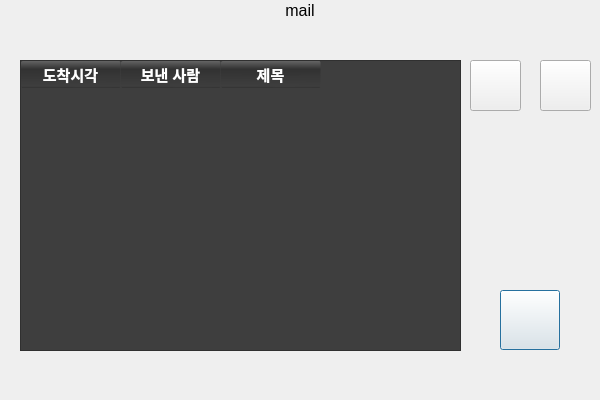
<?xml version="1.0" encoding="UTF-8"?>
<ui version="4.0">
 <class>Dialog_emailList</class>
 <widget class="QDialog" name="Dialog_emailList">
  <property name="geometry">
   <rect>
    <x>0</x>
    <y>0</y>
    <width>600</width>
    <height>400</height>
   </rect>
  </property>
  <property name="windowTitle">
   <string>Dialog</string>
  </property>
  <widget class="QTableWidget" name="tableWidget">
   <property name="enabled">
    <bool>false</bool>
   </property>
   <property name="geometry">
    <rect>
     <x>20</x>
     <y>60</y>
     <width>441</width>
     <height>291</height>
    </rect>
   </property>
   <property name="font">
    <font>
     <weight>75</weight>
     <italic>false</italic>
     <bold>true</bold>
    </font>
   </property>
   <property name="styleSheet">
    <string notr="true">QTableWidget{
color:white;
font:bold;
background-color:#3e3e3e;
}
QTableWidget QHeaderView { background-color: #00000000;
color: white;}
QTableWidget QHeaderView::section { background-color:qlineargradient(spread:reflect, x1:1, y1:0, x2:0.995, y2:1, stop:0 rgba(100,100, 100, 255), stop:0.305419 rgba(50, 50, 50, 255), stop:0.935961 rgba(10, 11, 18, 0), stop:1 rgba(50, 50, 50, 255)); border-radius:2px;}
QTableWidget QHeaderView::section:checked { background-color: #FFC000; color: #000000;}
QHeaderView::section:horizontal { border-right: 1px solid #00000000; }
QHeaderView::section:vertical { border-bottom: 1px solid #AAAAAA; }</string>
   </property>
   <property name="showGrid">
    <bool>true</bool>
   </property>
   <property name="wordWrap">
    <bool>true</bool>
   </property>
   <property name="rowCount">
    <number>0</number>
   </property>
   <property name="columnCount">
    <number>3</number>
   </property>
   <attribute name="horizontalHeaderVisible">
    <bool>true</bool>
   </attribute>
   <attribute name="horizontalHeaderStretchLastSection">
    <bool>false</bool>
   </attribute>
   <attribute name="verticalHeaderVisible">
    <bool>false</bool>
   </attribute>
   <attribute name="verticalHeaderShowSortIndicator" stdset="0">
    <bool>false</bool>
   </attribute>
   <attribute name="verticalHeaderStretchLastSection">
    <bool>false</bool>
   </attribute>
   <column>
    <property name="text">
     <string>도착시각</string>
    </property>
    <property name="font">
     <font>
      <pointsize>11</pointsize>
      <weight>75</weight>
      <bold>true</bold>
     </font>
    </property>
   </column>
   <column>
    <property name="text">
     <string>보낸 사람</string>
    </property>
    <property name="font">
     <font>
      <pointsize>11</pointsize>
      <weight>75</weight>
      <bold>true</bold>
     </font>
    </property>
   </column>
   <column>
    <property name="text">
     <string>제목</string>
    </property>
    <property name="font">
     <font>
      <pointsize>11</pointsize>
      <weight>75</weight>
      <bold>true</bold>
     </font>
    </property>
   </column>
  </widget>
  <widget class="QPushButton" name="btn_back">
   <property name="geometry">
    <rect>
     <x>500</x>
     <y>290</y>
     <width>60</width>
     <height>60</height>
    </rect>
   </property>
   <property name="font">
    <font>
     <pointsize>15</pointsize>
     <weight>75</weight>
     <bold>true</bold>
    </font>
   </property>
   <property name="text">
    <string/>
   </property>
   <property name="shortcut">
    <string>Q</string>
   </property>
  </widget>
  <widget class="QLabel" name="label_bar">
   <property name="geometry">
    <rect>
     <x>0</x>
     <y>0</y>
     <width>600</width>
     <height>21</height>
    </rect>
   </property>
   <property name="font">
    <font>
     <family>Arial</family>
     <pointsize>12</pointsize>
     <weight>50</weight>
     <bold>false</bold>
    </font>
   </property>
   <property name="text">
    <string>mail</string>
   </property>
   <property name="textFormat">
    <enum>Qt::PlainText</enum>
   </property>
   <property name="alignment">
    <set>Qt::AlignCenter</set>
   </property>
  </widget>
  <widget class="QPushButton" name="btn_next_page">
   <property name="geometry">
    <rect>
     <x>540</x>
     <y>60</y>
     <width>51</width>
     <height>51</height>
    </rect>
   </property>
   <property name="styleSheet">
    <string notr="true"/>
   </property>
   <property name="text">
    <string/>
   </property>
   <property name="shortcut">
    <string>N</string>
   </property>
  </widget>
  <widget class="QPushButton" name="btn_prev_page">
   <property name="geometry">
    <rect>
     <x>470</x>
     <y>60</y>
     <width>51</width>
     <height>51</height>
    </rect>
   </property>
   <property name="styleSheet">
    <string notr="true"/>
   </property>
   <property name="text">
    <string/>
   </property>
   <property name="shortcut">
    <string>P</string>
   </property>
  </widget>
 </widget>
 <resources/>
 <connections/>
</ui>
